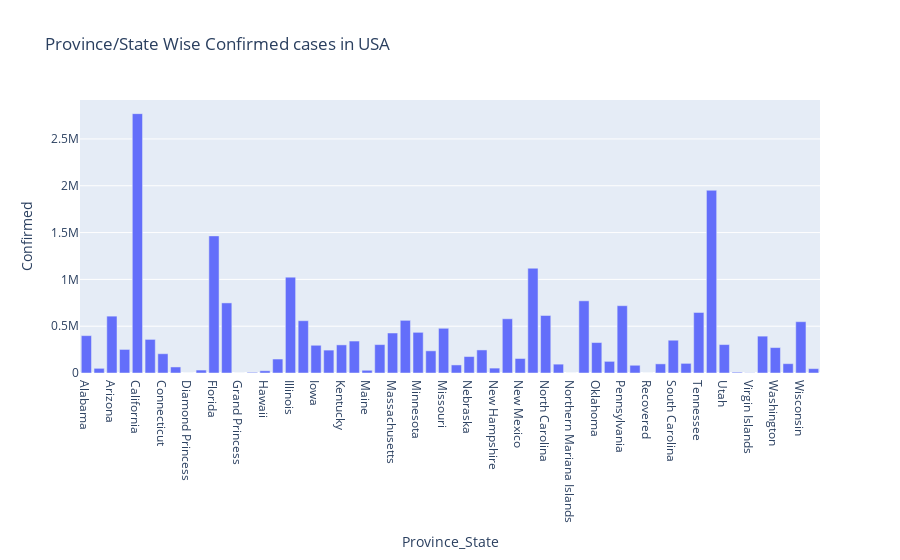

Write notebook code for a chart like this one.
### Markdown cell above
### Plot Province/State Wise Confirmed cases in USA

### Code cell
confirmed_us = grouped_covid_data_us_state[['Province_State', 'Confirmed']]
px.bar(confirmed_us, x='Province_State', y='Confirmed', title='Province/State Wise Confirmed cases in USA')

### Figure 1 — Plotly figure (JSON) as saved in the notebook; plotly's stock layout.template omitted (floating-point values rounded to 4 significant figures)
{"data": [{"alignmentgroup": "True", "hovertemplate": "Province_State=%{x}<br>Confirmed=%{y}<extra></extra>", "legendgroup": "", "marker": {"color": "#636efa", "pattern": {"shape": ""}}, "name": "", "offsetgroup": "", "orientation": "v", "showlegend": false, "textposition": "auto", "type": "bar", "x": ["Alabama", "Alaska", "Arizona", "Arkansas", "California", "Colorado", "Connecticut", "Delaware", "Diamond Princess", "District of Columbia", "Florida", "Georgia", "Grand Princess", "Guam", "Hawaii", "Idaho", "Illinois", "Indiana", "Iowa", "Kansas", "Kentucky", "Louisiana", "Maine", "Maryland", "Massachusetts", "Michigan", "Minnesota", "Mississippi", "Missouri", "Montana", "Nebraska", "Nevada", "New Hampshire", "New Jersey", "New Mexico", "New York", "North Carolina", "North Dakota", "Northern Mariana Islands", "Ohio", "Oklahoma", "Oregon", "Pennsylvania", "Puerto Rico", "Recovered", "Rhode Island", "South Carolina", "South Dakota", "Tennessee", "Texas", "Utah", "Vermont", "Virgin Islands", "Virginia", "Washington", "West Virginia", "Wisconsin", "Wyoming"], "xaxis": "x", "y": [399150, 49979, 607345, 251746, 2770361, 358947, 205994, 64475, 49, 31457, 1464697, 748852, 103, 7399, 23897, 149235, 1024039, 558560, 296171, 244583, 300397, 341431, 29019, 303364, 427135, 562553, 434413, 236868, 477617, 86102, 175620, 246309, 52371, 579250, 154954, 1119284, 614355, 94558, 125, 770977, 325277, 124476, 718913, 82630, 0, 97614, 350084, 102901, 646450, 1951915, 303723, 8790, 2143, 393715, 271595, 99778, 548134, 46719], "yaxis": "y"}], "layout": {"barmode": "relative", "legend": {"tracegroupgap": 0}, "title": {"text": "Province/State Wise Confirmed cases in USA"}, "xaxis": {"anchor": "y", "domain": [0.0, 1.0], "title": {"text": "Province_State"}}, "yaxis": {"anchor": "x", "domain": [0.0, 1.0], "title": {"text": "Confirmed"}}}}
